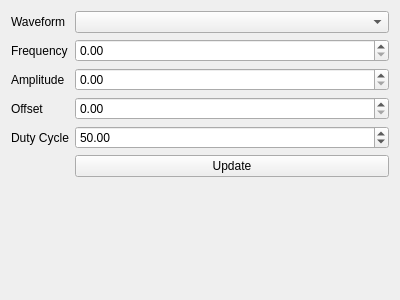
<?xml version="1.0" encoding="UTF-8"?>
<ui version="4.0">
 <class>Form</class>
 <widget class="QWidget" name="Form">
  <property name="geometry">
   <rect>
    <x>0</x>
    <y>0</y>
    <width>400</width>
    <height>300</height>
   </rect>
  </property>
  <property name="windowTitle">
   <string>Form</string>
  </property>
  <layout class="QFormLayout" name="formLayout">
   <item row="0" column="0">
    <widget class="QLabel" name="WaveformLabel">
     <property name="text">
      <string>Waveform</string>
     </property>
    </widget>
   </item>
   <item row="0" column="1">
    <widget class="QComboBox" name="WaveformSelector"/>
   </item>
   <item row="1" column="0">
    <widget class="QLabel" name="FrequencyLabel">
     <property name="text">
      <string>Frequency</string>
     </property>
    </widget>
   </item>
   <item row="1" column="1">
    <widget class="QDoubleSpinBox" name="FrequencySpinbox"/>
   </item>
   <item row="2" column="0">
    <widget class="QLabel" name="AmplitudeLabel">
     <property name="text">
      <string>Amplitude</string>
     </property>
    </widget>
   </item>
   <item row="2" column="1">
    <widget class="QDoubleSpinBox" name="AmplitudeSpinbox"/>
   </item>
   <item row="3" column="0">
    <widget class="QLabel" name="OffsetLabel">
     <property name="text">
      <string>Offset</string>
     </property>
    </widget>
   </item>
   <item row="3" column="1">
    <widget class="QDoubleSpinBox" name="OffsetSpinbox"/>
   </item>
   <item row="4" column="0">
    <widget class="QLabel" name="DutyCycleLabel">
     <property name="text">
      <string>Duty Cycle</string>
     </property>
    </widget>
   </item>
   <item row="4" column="1">
    <widget class="QDoubleSpinBox" name="DutyCycleSpinbox">
     <property name="enabled">
      <bool>true</bool>
     </property>
     <property name="keyboardTracking">
      <bool>true</bool>
     </property>
     <property name="maximum">
      <double>100.000000000000000</double>
     </property>
     <property name="value">
      <double>50.000000000000000</double>
     </property>
    </widget>
   </item>
   <item row="5" column="1">
    <widget class="QPushButton" name="UpdateButton">
     <property name="text">
      <string>Update</string>
     </property>
    </widget>
   </item>
   <item row="6" column="1">
    <widget class="QLabel" name="ErrorLabel">
     <property name="enabled">
      <bool>true</bool>
     </property>
     <property name="font">
      <font>
       <weight>75</weight>
       <bold>true</bold>
      </font>
     </property>
     <property name="text">
      <string/>
     </property>
    </widget>
   </item>
  </layout>
 </widget>
 <resources/>
 <connections/>
</ui>
